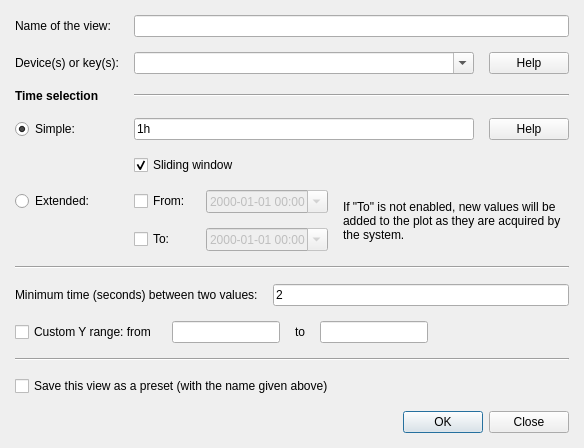
<?xml version="1.0" encoding="UTF-8"?>
<ui version="4.0">
 <class>LogViewerUI</class>
 <widget class="QDialog" name="LogViewerUI">
  <property name="geometry">
   <rect>
    <x>0</x>
    <y>0</y>
    <width>584</width>
    <height>349</height>
   </rect>
  </property>
  <property name="windowTitle">
   <string>New history view</string>
  </property>
  <layout class="QVBoxLayout" name="verticalLayout">
   <item>
    <layout class="QGridLayout" name="gridLayout">
     <item row="0" column="1" colspan="4">
      <widget class="QLineEdit" name="namebox"/>
     </item>
     <item row="4" column="1" colspan="3">
      <widget class="QLineEdit" name="simpleTimeSpec">
       <property name="text">
        <string>1h</string>
       </property>
      </widget>
     </item>
     <item row="0" column="0">
      <widget class="QLabel" name="label_2">
       <property name="text">
        <string>Name of the view:</string>
       </property>
      </widget>
     </item>
     <item row="5" column="1" colspan="2">
      <widget class="QCheckBox" name="slidingWindow">
       <property name="text">
        <string>Sliding window</string>
       </property>
       <property name="checked">
        <bool>true</bool>
       </property>
      </widget>
     </item>
     <item row="4" column="0">
      <widget class="QRadioButton" name="simpleTime">
       <property name="text">
        <string>Simple:</string>
       </property>
       <property name="checked">
        <bool>true</bool>
       </property>
      </widget>
     </item>
     <item row="3" column="0">
      <widget class="QLabel" name="label_6">
       <property name="font">
        <font>
         <weight>75</weight>
         <bold>true</bold>
        </font>
       </property>
       <property name="text">
        <string>Time selection</string>
       </property>
      </widget>
     </item>
     <item row="4" column="4">
      <widget class="QPushButton" name="simpleHelpButton">
       <property name="sizePolicy">
        <sizepolicy hsizetype="Fixed" vsizetype="Fixed">
         <horstretch>0</horstretch>
         <verstretch>0</verstretch>
        </sizepolicy>
       </property>
       <property name="text">
        <string>Help</string>
       </property>
      </widget>
     </item>
     <item row="3" column="1" colspan="4">
      <widget class="Line" name="line">
       <property name="orientation">
        <enum>Qt::Horizontal</enum>
       </property>
      </widget>
     </item>
     <item row="1" column="4">
      <widget class="QPushButton" name="helpButton">
       <property name="sizePolicy">
        <sizepolicy hsizetype="Fixed" vsizetype="Fixed">
         <horstretch>0</horstretch>
         <verstretch>0</verstretch>
        </sizepolicy>
       </property>
       <property name="text">
        <string>Help</string>
       </property>
      </widget>
     </item>
     <item row="6" column="0">
      <widget class="QRadioButton" name="extTime">
       <property name="text">
        <string>Extended:</string>
       </property>
      </widget>
     </item>
     <item row="1" column="0">
      <widget class="QLabel" name="label">
       <property name="text">
        <string>Device(s) or key(s):</string>
       </property>
      </widget>
     </item>
     <item row="6" column="1">
      <widget class="QCheckBox" name="frombox">
       <property name="text">
        <string>From:</string>
       </property>
      </widget>
     </item>
     <item row="6" column="2">
      <widget class="QDateTimeEdit" name="fromdate">
       <property name="enabled">
        <bool>false</bool>
       </property>
       <property name="displayFormat">
        <string>yyyy-MM-dd HH:mm</string>
       </property>
       <property name="calendarPopup">
        <bool>true</bool>
       </property>
      </widget>
     </item>
     <item row="7" column="1">
      <widget class="QCheckBox" name="tobox">
       <property name="text">
        <string>To:</string>
       </property>
      </widget>
     </item>
     <item row="7" column="2">
      <widget class="QDateTimeEdit" name="todate">
       <property name="enabled">
        <bool>false</bool>
       </property>
       <property name="displayFormat">
        <string>yyyy-MM-dd HH:mm</string>
       </property>
       <property name="calendarPopup">
        <bool>true</bool>
       </property>
      </widget>
     </item>
     <item row="6" column="3" rowspan="2" colspan="2">
      <widget class="QLabel" name="label_7">
       <property name="text">
        <string>If &quot;To&quot; is not enabled, new values will be added to the plot as they are acquired by the system.</string>
       </property>
       <property name="wordWrap">
        <bool>true</bool>
       </property>
      </widget>
     </item>
     <item row="1" column="1" colspan="3">
      <widget class="QComboBox" name="devices">
       <property name="editable">
        <bool>true</bool>
       </property>
      </widget>
     </item>
    </layout>
   </item>
   <item>
    <widget class="Line" name="line_2">
     <property name="orientation">
      <enum>Qt::Horizontal</enum>
     </property>
    </widget>
   </item>
   <item>
    <layout class="QHBoxLayout" name="horizontalLayout_4">
     <item>
      <widget class="QLabel" name="label_4">
       <property name="text">
        <string>Minimum time (seconds) between two values:</string>
       </property>
      </widget>
     </item>
     <item>
      <widget class="QLineEdit" name="interval">
       <property name="text">
        <string>2</string>
       </property>
      </widget>
     </item>
    </layout>
   </item>
   <item>
    <layout class="QHBoxLayout" name="horizontalLayout_2">
     <item>
      <widget class="QCheckBox" name="customY">
       <property name="text">
        <string>Custom Y range: from</string>
       </property>
      </widget>
     </item>
     <item>
      <widget class="QLineEdit" name="customYFrom"/>
     </item>
     <item>
      <widget class="QLabel" name="label_5">
       <property name="text">
        <string>to</string>
       </property>
      </widget>
     </item>
     <item>
      <widget class="QLineEdit" name="customYTo"/>
     </item>
     <item>
      <spacer name="horizontalSpacer_3">
       <property name="orientation">
        <enum>Qt::Horizontal</enum>
       </property>
       <property name="sizeHint" stdset="0">
        <size>
         <width>40</width>
         <height>20</height>
        </size>
       </property>
      </spacer>
     </item>
     <item>
      <spacer name="horizontalSpacer_2">
       <property name="orientation">
        <enum>Qt::Horizontal</enum>
       </property>
       <property name="sizeHint" stdset="0">
        <size>
         <width>40</width>
         <height>20</height>
        </size>
       </property>
      </spacer>
     </item>
    </layout>
   </item>
   <item>
    <widget class="Line" name="line_3">
     <property name="orientation">
      <enum>Qt::Horizontal</enum>
     </property>
    </widget>
   </item>
   <item>
    <layout class="QHBoxLayout" name="horizontalLayout">
     <item>
      <widget class="QCheckBox" name="savePreset">
       <property name="text">
        <string>Save this view as a preset (with the name given above)</string>
       </property>
      </widget>
     </item>
    </layout>
   </item>
   <item>
    <widget class="QDialogButtonBox" name="buttonBox">
     <property name="standardButtons">
      <set>QDialogButtonBox::Close|QDialogButtonBox::Ok</set>
     </property>
    </widget>
   </item>
  </layout>
 </widget>
 <layoutdefault spacing="15" margin="15"/>
 <tabstops>
  <tabstop>devices</tabstop>
  <tabstop>namebox</tabstop>
  <tabstop>simpleTime</tabstop>
  <tabstop>simpleTimeSpec</tabstop>
  <tabstop>slidingWindow</tabstop>
  <tabstop>extTime</tabstop>
  <tabstop>frombox</tabstop>
  <tabstop>fromdate</tabstop>
  <tabstop>tobox</tabstop>
  <tabstop>todate</tabstop>
  <tabstop>interval</tabstop>
  <tabstop>customY</tabstop>
  <tabstop>customYFrom</tabstop>
  <tabstop>customYTo</tabstop>
  <tabstop>savePreset</tabstop>
  <tabstop>buttonBox</tabstop>
  <tabstop>helpButton</tabstop>
  <tabstop>simpleHelpButton</tabstop>
 </tabstops>
 <resources>
  <include location="../../../../../resources/nicos-gui.qrc"/>
 </resources>
 <connections>
  <connection>
   <sender>buttonBox</sender>
   <signal>accepted()</signal>
   <receiver>LogViewerUI</receiver>
   <slot>accept()</slot>
   <hints>
    <hint type="sourcelabel">
     <x>241</x>
     <y>116</y>
    </hint>
    <hint type="destinationlabel">
     <x>241</x>
     <y>67</y>
    </hint>
   </hints>
  </connection>
  <connection>
   <sender>buttonBox</sender>
   <signal>rejected()</signal>
   <receiver>LogViewerUI</receiver>
   <slot>reject()</slot>
   <hints>
    <hint type="sourcelabel">
     <x>241</x>
     <y>116</y>
    </hint>
    <hint type="destinationlabel">
     <x>241</x>
     <y>67</y>
    </hint>
   </hints>
  </connection>
 </connections>
</ui>
